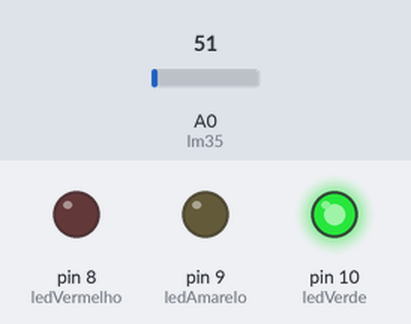
Simulated run of this sketch. Board: Arduino Uno, built with avr-gcc and run on an emulated ATmega328P. On the bench: output pins drawn as LEDs (lit = HIGH). The test bench sets the inputs (shaded band); at power-on: A0 (lm35) = 51.

Above: at 2.8 s.
2.9 s: A0 (lm35) set to 54
At 4.7 s:
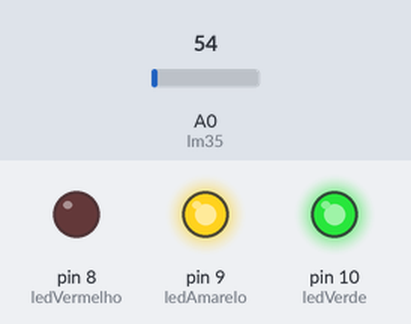
5.6 s: A0 (lm35) set to 61
At 6.3 s:
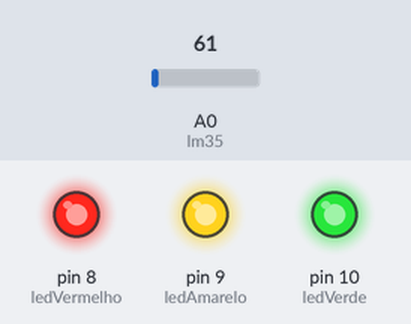
8.3 s: A0 (lm35) set to 71
At 10.5 s:
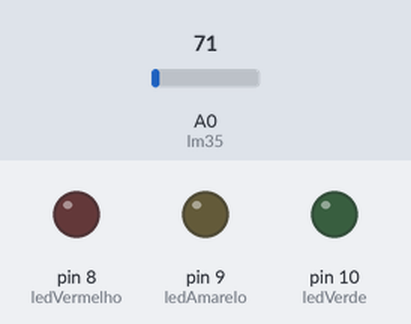
Timing chart, 0 to 12.0 s (numbered marks = the images above; inputs shaded):
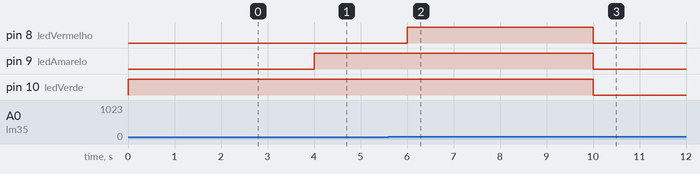

Measured:
- the behaviour switches between 53 and 54 on A0 (lm35) (found by bisection; images 0 and 1)
- after the input at 2.9 s, pin 9 (ledAmarelo): LOW → HIGH after 1.1 s
- after the input at 5.6 s, pin 8 (ledVermelho): LOW → HIGH after 0.40 s
- after the input at 8.3 s, pin 8 (ledVermelho), pin 9 (ledAmarelo), pin 10 (ledVerde): HIGH → LOW after 1.7 s

The sketch:

Exercicio4LEDTemperatura.ino
```cpp
int temp;
int lm35 = A0;
byte ledVerde = 10;
byte ledAmarelo = 9;
byte ledVermelho = 8;

void setup() {
  pinMode(ledVerde, OUTPUT);
  pinMode(ledAmarelo, OUTPUT);
  pinMode(ledVermelho, OUTPUT);
  pinMode(lm35, INPUT);
}

void loop() {
  temp = (5 * analogRead(lm35) * 100)/1024;
  if(temp > 20)
    digitalWrite(ledVerde, HIGH);
  else
    digitalWrite(ledVerde, LOW);
  if(temp > 25)
    digitalWrite(ledAmarelo, HIGH);
  else
    digitalWrite(ledAmarelo, LOW);
  if(temp > 28)
    digitalWrite(ledVermelho, HIGH);
  else
    digitalWrite(ledVermelho, LOW);
  delay(2000);

}
```
